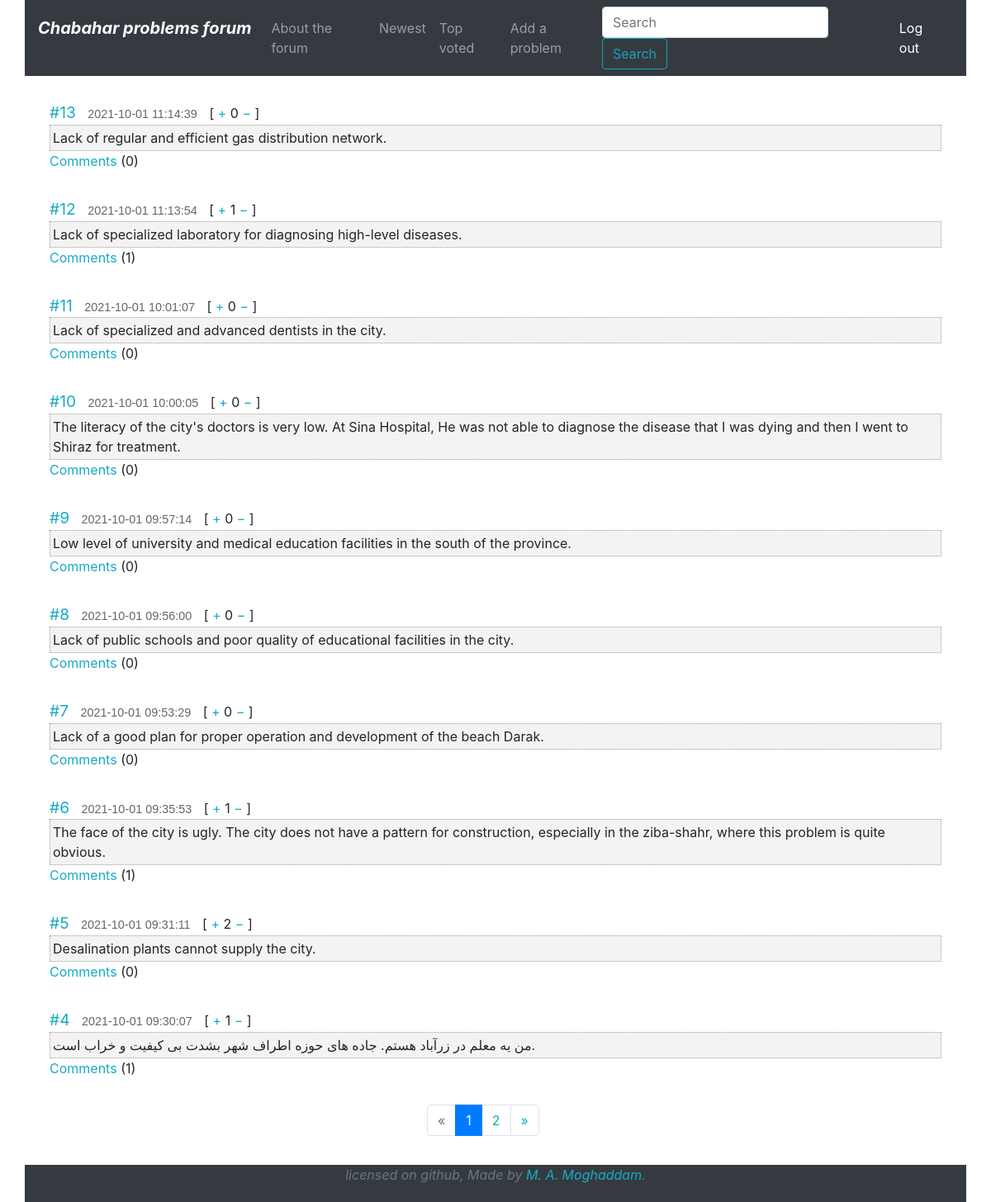
/ (signed in), run on the app's committed database.
### tables this page shows
CREATE TABLE 'problems' ('id' INTEGER PRIMARY KEY AUTOINCREMENT NOT NULL, 'text' INTEGER NOT NULL, 'datetime' INTEGER NOT NULL DEFAULT CURRENT_TIMESTAMP, 'likes' INTEGER NOT NULL DEFAULT 0 );

### application.py (the view)
@app.route("/", defaults={'page': 1})
@app.route('/page/<int:page>')
def index(page):
    if page <= 0:
        return render_template("404.html")
    row = PER_PAGE * (page - 1)
    problems_count = db.execute("SELECT COUNT(*) AS length FROM problems")[0]["length"]
    problems = db.execute("SELECT * FROM problems ORDER BY id DESC LIMIT :row_number, :count", row_number=row, count=PER_PAGE)
    if not problems and page != 1:
        return render_template("404.html")
    for problem in problems:
        get_coms_count(problem)
    pag = pagination.Pagination(page, PER_PAGE, problems_count)
    pages_count = get_pages_count(problems_count)
    return render_template("index.html", pagination=pag, problems=problems, pages_count=pages_count, current_page=page, from_where="index")

### functions.py (called while the page is built)
def get_coms_count(problem):
    coms = db.execute("SELECT COUNT(*) AS com_count FROM comments WHERE post_id=:post_id", post_id=problem["id"])
    problem["comments"] = coms[0]['com_count']

def get_pages_count(problems_count):
    if problems_count > 10:
        if problems_count % 10 == 0:
            count = int(problems_count / 10)
        else:
            count = int(problems_count // 10 + 1)
    else:
        count = 1
    return count

### templates/index.html (shortened to what this page needs)
{% extends "layout.html" %}
{% block body %}
    <div class="view-content">
        {% for problem in problems %}
            <div class="post cit_395664">
            <span class="number"><a href="/post/{{ problem['id'] }}">#{{ problem['id'] }}</a></span>
            <span class="time">{{ problem['datetime'] }}</span>
            <span class="post_id">
            [
            <span class="votes">
            <a class="cit_plus" href="/like/{{ problem['id'] }}/{{ from_where }}">+</a>
            </span>
            <span class="raiting">
            {{ problem['likes'] }}        </span>
            <span class="votes">
            <a class="cit_minus" href="/dislike/{{ problem['id'] }}/{{ from_where }}">−</a>
            </span>
            ]
            </span>
            <div class="content">
                {{ problem['text'] }}
            </div>
            <span><a href="/post/{{ problem['id'] }}">Comments</a> ({{ problem['comments'] }})</span>
            </div>
        {% endfor %}
        {% if from_where == "random" %}
            <a href="/random" class="btn btn-dark btn-lg btn-block" style="text-decoration:none; color:white">Other problems</a>
        {% elif pages_count > 1 %}
            <div style="margin-left:457px">
                <nav aria-label="...">
                    <ul class="pagination">
                        <li class="page-item {% if current_page == 1 %}disabled{% endif %}">
                            <a class="page-link" href="{% if from_where != 'index' %}/{{ from_where }}{% endif %}/page/{{ current_page - 1 }}" tabindex="-1">&laquo;</a>
                        </li>
                        {% for i in range(1, pages_count+1) %}
                            <li class="page-item {% if i == current_page %}active{% endif %}"><a class="page-link" href="{% if from_where != 'index' %}/{{ from_where }}{% endif %}/page/{{ i }}">{{ i }}</a></li>
                        {% endfor %}
                        <li class="page-item {% if current_page == pages_count %}disabled{% endif %}">
                            <a class="page-link" href="{% if from_where != 'index' %}/{{ from_where }}{% endif %}/page/{{ current_page + 1 }}">&raquo;</a>
                        </li>
                    </ul>
                </nav>
            </div>
        {% endif %}
    </div>
{% endblock %}

### static/style.css (style rules this page uses)
a, input, textarea { outline: 0 none; }
a:link, a:active { color:#17abc4; }
a, form, p, h1, h2, h3, h4 { margin: 0; padding: 0; border: none; }
.post, .post1 { margin-bottom: 2em; }
.post .number, .post1 .number { font-size: 120%; }
.post .time, .post1 .time { color: #666; font: 90% Arial,sans-serif; margin: 0 10px; }
.post .content, .post1 .content { background-color: #f3f3f3; border: 1px dotted #a0a0a0; font-size: 100%; padding: 3px; }

### templates/layout.html (style rules this page uses)
body { background-image: url('https://b2n.ir/n75405'); background-attachment: fixed; }

### data on the page
problems: id "13", datetime "2021-10-01 11:14:39", likes "0", text "Lack of regular and efficient gas distribution network.", comments "0"
problems: id "12", datetime "2021-10-01 11:13:54", likes "1", text "Lack of specialized laboratory for diagnosing high-level diseases.", comments "1"
problems: id "11", datetime "2021-10-01 10:01:07", likes "0", text "Lack of specialized and advanced dentists in the city.", comments "0"
problems: id "10", datetime "2021-10-01 10:00:05", likes "0", text "The literacy of the city's doctors is very low. At Sina Hospital, He was not able to diagnose the disease that I was dying and then I went to Shiraz for treatment.", comments "0"
problems: id "9", datetime "2021-10-01 09:57:14", likes "0", text "Low level of university and medical education facilities in the south of the province.", comments "0"
problems: id "8", datetime "2021-10-01 09:56:00", likes "0", text "Lack of public schools and poor quality of educational facilities in the city.", comments "0"
problems: id "7", datetime "2021-10-01 09:53:29", likes "0", text "Lack of a good plan for proper operation and development of the beach Darak.", comments "0"
problems: id "6", datetime "2021-10-01 09:35:53", likes "1", text "The face of the city is ugly. The city does not have a pattern for construction, especially in the ziba-shahr, where this problem is quite obvious.", comments "1"
problems: id "5", datetime "2021-10-01 09:31:11", likes "2", text "Desalination plants cannot supply the city.", comments "0"
problems: id "4", datetime "2021-10-01 09:30:07", likes "1", text "من یه معلم در زرآباد هستم. جاده های حوزه اطراف شهر بشدت بی کیفیت و خراب است.", comments "1"

### other printed values
{{ i }} "1" "2"
